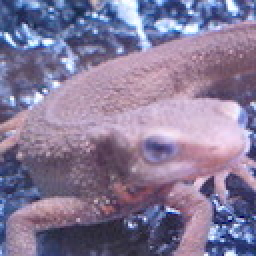
#> input picture assets/imori.jpg, 128 x 128 px (shown 2 times larger)
$ jupyter execute 'Gabor Filtering.ipynb'
#> lines starting #> are read from the running program, lines starting #| are printed output that depends on the picture
[cell 1]
import cv2
import numpy as np
from matplotlib import pyplot as plt

[cell 2]
def Gabor_filter(k=111, s=10, g=1.2, l=10, p=0, angle=0):
    # get half size
    d = k // 2

    # prepare kernel
    gabor = np.zeros((k, k), dtype=np.float32)

    # each value
    for y in range(k):
        for x in range(k):
            # distance from center
            px = x - d
            py = y - d

            # degree -> radian
            theta = angle / 100. * np.pi

            # get kernel x
            _x = np.cos(theta) * px + np.sin(theta) * py

            # get kernel y
            _y = -np.sin(theta) * px + np.cos(theta) * py

            # fill kernel
            gabor[y, x] = np.exp(-(_x**2 + g**2 + _y**2) / (2 * s**2)) * np.cos(2*np.pi * _x/l + p)

    # kernel normalization
    gabor /= np.sum(np.abs(gabor))

    return gabor

[cell 3]
def Gabor_filtering(gray, k=111, s=10, g=1.2, l=10, p=0, angle=0):
    # get shape
    h, w = gray.shape

    # padding
    gray = np.pad(gray, (k//2, k//2), "edge")

    # prepare out image
    out = np.zeros((h, w), dtype=np.float32)

    # get gabor filter
    gabor = Gabor_filter(k=k, s=s, g=g, l=l, p=0, angle=angle)

    # filtering
    for y in range(h):
        for x in range(w):
            out[y, x] = np.sum(gray[y: y + k, x : x + k] * gabor)

    out = np.clip(out, 0, 255)
    out = out.astype(np.uint8)

    return out

[cell 4]
img = cv2.imread("../assets/imori.jpg").astype(np.float32)
h, w, _ = img.shape
#> h = 128; w = 128
gray = cv2.cvtColor(img, cv2.COLOR_BGR2GRAY)
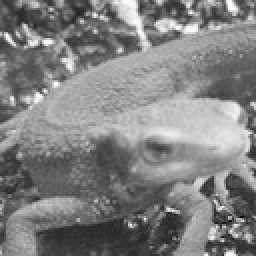
#> gray: shape (128, 128) float32 (shown 2 times larger); min 10.6, max 254.4, mean 129

[cell 5]
# define angle
As = [0, 45, 90, 135]
# prepare pyplot
plt.subplots_adjust(left=0, right=1, top=1, bottom=0, hspace=0, wspace=0.2)
out = np.zeros([h, w], dtype=np.float32)

[cell 6]
# each angle
for i,A in enumerate(As):
    #gabor filtering
    _out = Gabor_filtering(gray, k=11, s=1.5, g=1.2, l=3, angle=A)

    plt.figure(figsize=(10,10))
    plt.subplot(1, 4, i+1)
    plt.imshow(_out, cmap="gray")
    plt.title("Angle" + str(A))

    # add gabor filtered image
    out += _out
#> this loop made 4 passes
#> pass 1, in Gabor_filtering, `gray = np.pad(gray, (k//2, k//2), "edge")`:
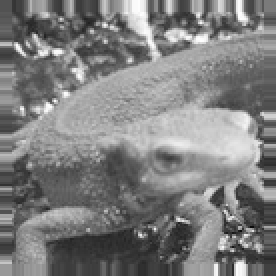
#> gray: shape (138, 138) float32 (shown 2 times larger); min 10.6, max 254.4, mean 126.8
#> pass 1, `_out = Gabor_filtering(gray, k=11, s=1.5, g=1.2, l=3, angle=A)`:
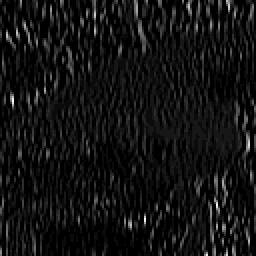
#> _out: shape (128, 128) (shown 2 times larger); min 0, max 22, mean 1.6; drawn with min black and max white
#> pass 2, `_out = Gabor_filtering(gray, k=11, s=1.5, g=1.2, l=3, angle=A)`:
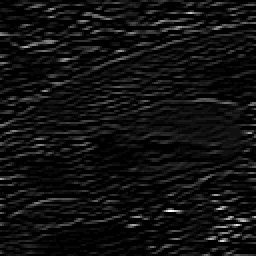
#> _out: shape (128, 128) (shown 2 times larger); min 0, max 29, mean 1.9; drawn with min black and max white
#> after the loop:
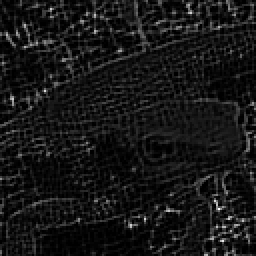
#> out: shape (128, 128) float32 (shown 2 times larger); min 0, max 80, mean 7.1; drawn with min black and max white
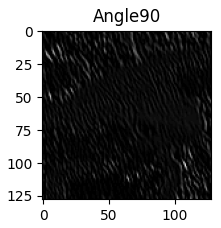
#> figure drawn by matplotlib, 1 panel
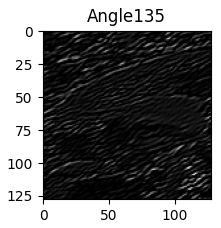
#> figure drawn by matplotlib, 1 panel

[cell 7]
out = out/ out.max() * 255
out = out.astype(np.uint8)
plt.imshow(out, cmap="gray")

$ run again, with assets/blox.jpg copied over assets/imori.jpg
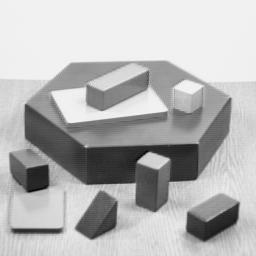
#> input picture assets/blox.jpg, 256 x 256 px
#> after the loop `for i,A in enumerate(As):`:
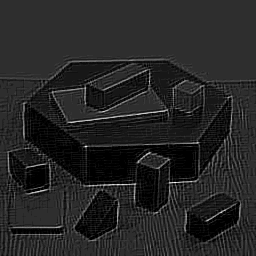
#> out: shape (256, 256) float32; min 0, max 44, mean 6.5; drawn with min black and max white
#> `[cell 6] # each angle for i,A in enumerate(As): #gabor filtering _out ..`:
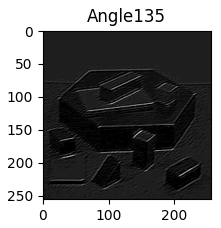
#> figure drawn by matplotlib, 1 panel

$ run again, with assets/thorino.jpg copied over assets/imori.jpg
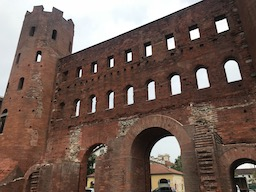
#> input picture assets/thorino.jpg, 256 x 192 px
#> `[cell 6] # each angle for i,A in enumerate(As): #gabor filtering _out ..`:
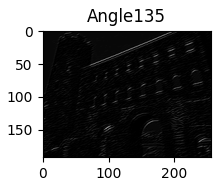
#> figure drawn by matplotlib, 1 panel
#> `out = out/ out.max() * 255`:
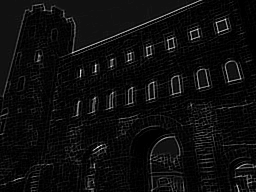
#> out: shape (192, 256) float32; min 0, max 255, mean 14.2
